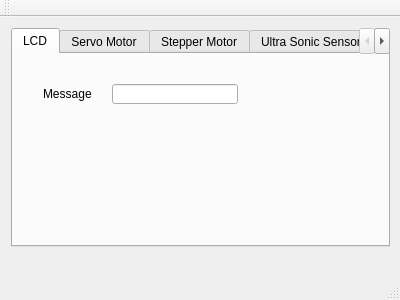
<?xml version="1.0" encoding="UTF-8"?>
<ui version="4.0">
 <class>MainWindow</class>
 <widget class="QMainWindow" name="MainWindow">
  <property name="geometry">
   <rect>
    <x>0</x>
    <y>0</y>
    <width>400</width>
    <height>300</height>
   </rect>
  </property>
  <property name="windowTitle">
   <string>Controller</string>
  </property>
  <widget class="QWidget" name="centralWidget">
   <widget class="QWidget" name="verticalLayoutWidget">
    <property name="geometry">
     <rect>
      <x>0</x>
      <y>0</y>
      <width>401</width>
      <height>241</height>
     </rect>
    </property>
    <layout class="QVBoxLayout" name="verticalLayout">
     <property name="sizeConstraint">
      <enum>QLayout::SetMinimumSize</enum>
     </property>
     <item>
      <widget class="QTabWidget" name="tabWidget">
       <property name="currentIndex">
        <number>0</number>
       </property>
       <widget class="QWidget" name="tab_5">
        <attribute name="title">
         <string>LCD</string>
        </attribute>
        <widget class="QWidget" name="gridLayoutWidget_5">
         <property name="geometry">
          <rect>
           <x>0</x>
           <y>0</y>
           <width>255</width>
           <height>80</height>
          </rect>
         </property>
         <layout class="QGridLayout" name="gridLayout_5">
          <property name="leftMargin">
           <number>30</number>
          </property>
          <property name="topMargin">
           <number>30</number>
          </property>
          <property name="rightMargin">
           <number>30</number>
          </property>
          <property name="bottomMargin">
           <number>30</number>
          </property>
          <property name="horizontalSpacing">
           <number>20</number>
          </property>
          <item row="0" column="1">
           <widget class="QLineEdit" name="lcdMsg">
            <property name="maxLength">
             <number>32</number>
            </property>
           </widget>
          </item>
          <item row="0" column="0">
           <widget class="QLabel" name="lcdMsgL">
            <property name="text">
             <string>Message</string>
            </property>
           </widget>
          </item>
         </layout>
        </widget>
       </widget>
       <widget class="QWidget" name="tab">
        <attribute name="title">
         <string>Servo Motor</string>
        </attribute>
        <widget class="QWidget" name="gridLayoutWidget">
         <property name="geometry">
          <rect>
           <x>0</x>
           <y>0</y>
           <width>381</width>
           <height>82</height>
          </rect>
         </property>
         <layout class="QGridLayout" name="gridLayout">
          <property name="leftMargin">
           <number>30</number>
          </property>
          <property name="topMargin">
           <number>30</number>
          </property>
          <property name="rightMargin">
           <number>30</number>
          </property>
          <property name="bottomMargin">
           <number>30</number>
          </property>
          <item row="0" column="1">
           <widget class="QSlider" name="servoSpeed">
            <property name="orientation">
             <enum>Qt::Horizontal</enum>
            </property>
           </widget>
          </item>
          <item row="0" column="0">
           <widget class="QLabel" name="servoPowerL">
            <property name="text">
             <string>Angle</string>
            </property>
           </widget>
          </item>
         </layout>
        </widget>
       </widget>
       <widget class="QWidget" name="tab_2">
        <attribute name="title">
         <string>Stepper Motor</string>
        </attribute>
        <widget class="QWidget" name="gridLayoutWidget_2">
         <property name="geometry">
          <rect>
           <x>0</x>
           <y>0</y>
           <width>381</width>
           <height>152</height>
          </rect>
         </property>
         <layout class="QGridLayout" name="gridLayout_2">
          <property name="leftMargin">
           <number>30</number>
          </property>
          <property name="topMargin">
           <number>30</number>
          </property>
          <property name="rightMargin">
           <number>30</number>
          </property>
          <property name="bottomMargin">
           <number>30</number>
          </property>
          <property name="horizontalSpacing">
           <number>30</number>
          </property>
          <property name="verticalSpacing">
           <number>20</number>
          </property>
          <item row="2" column="2">
           <widget class="QSlider" name="stepperSpeed">
            <property name="minimum">
             <number>2</number>
            </property>
            <property name="maximum">
             <number>20</number>
            </property>
            <property name="orientation">
             <enum>Qt::Horizontal</enum>
            </property>
           </widget>
          </item>
          <item row="0" column="2">
           <widget class="QCheckBox" name="stepperPower">
            <property name="text">
             <string/>
            </property>
           </widget>
          </item>
          <item row="1" column="0">
           <widget class="QLabel" name="stepperDirL">
            <property name="text">
             <string>Direction</string>
            </property>
           </widget>
          </item>
          <item row="0" column="0">
           <widget class="QLabel" name="stepperPowerL">
            <property name="text">
             <string>Power</string>
            </property>
           </widget>
          </item>
          <item row="2" column="0">
           <widget class="QLabel" name="stepperSpeedL">
            <property name="text">
             <string>Speed</string>
            </property>
           </widget>
          </item>
          <item row="1" column="2">
           <widget class="QCheckBox" name="checkBox">
            <property name="text">
             <string/>
            </property>
           </widget>
          </item>
         </layout>
        </widget>
       </widget>
       <widget class="QWidget" name="tab_3">
        <attribute name="title">
         <string>Ultra Sonic Sensor</string>
        </attribute>
        <widget class="QWidget" name="gridLayoutWidget_3">
         <property name="geometry">
          <rect>
           <x>0</x>
           <y>0</y>
           <width>381</width>
           <height>118</height>
          </rect>
         </property>
         <layout class="QGridLayout" name="gridLayout_3">
          <property name="leftMargin">
           <number>30</number>
          </property>
          <property name="topMargin">
           <number>30</number>
          </property>
          <property name="rightMargin">
           <number>30</number>
          </property>
          <property name="bottomMargin">
           <number>30</number>
          </property>
          <property name="horizontalSpacing">
           <number>30</number>
          </property>
          <property name="verticalSpacing">
           <number>20</number>
          </property>
          <item row="0" column="1">
           <widget class="QCheckBox" name="ultraPower">
            <property name="text">
             <string/>
            </property>
           </widget>
          </item>
          <item row="1" column="1">
           <widget class="QProgressBar" name="ultraDistance">
            <property name="maximum">
             <number>200</number>
            </property>
            <property name="value">
             <number>0</number>
            </property>
            <property name="format">
             <string>%p%</string>
            </property>
           </widget>
          </item>
          <item row="0" column="0">
           <widget class="QLabel" name="ultraPowerL">
            <property name="text">
             <string>Power</string>
            </property>
           </widget>
          </item>
          <item row="1" column="0">
           <widget class="QLabel" name="ultraDistanceL">
            <property name="text">
             <string>Distance</string>
            </property>
           </widget>
          </item>
         </layout>
        </widget>
       </widget>
       <widget class="QWidget" name="tab_4">
        <attribute name="title">
         <string>LED</string>
        </attribute>
        <widget class="QWidget" name="gridLayoutWidget_4">
         <property name="geometry">
          <rect>
           <x>0</x>
           <y>0</y>
           <width>381</width>
           <height>106</height>
          </rect>
         </property>
         <layout class="QGridLayout" name="gridLayout_4">
          <property name="leftMargin">
           <number>30</number>
          </property>
          <property name="topMargin">
           <number>30</number>
          </property>
          <property name="rightMargin">
           <number>30</number>
          </property>
          <property name="bottomMargin">
           <number>30</number>
          </property>
          <property name="horizontalSpacing">
           <number>30</number>
          </property>
          <property name="verticalSpacing">
           <number>20</number>
          </property>
          <item row="0" column="1">
           <widget class="QCheckBox" name="ledgPower">
            <property name="text">
             <string/>
            </property>
           </widget>
          </item>
          <item row="1" column="1">
           <widget class="QCheckBox" name="ledbPower">
            <property name="text">
             <string/>
            </property>
           </widget>
          </item>
          <item row="0" column="0">
           <widget class="QLabel" name="ledgPowerL">
            <property name="text">
             <string>Toggle Green LED</string>
            </property>
           </widget>
          </item>
          <item row="1" column="0">
           <widget class="QLabel" name="ledbPowerL">
            <property name="text">
             <string>Toggle Blue LED</string>
            </property>
           </widget>
          </item>
         </layout>
        </widget>
       </widget>
      </widget>
     </item>
    </layout>
   </widget>
  </widget>
  <widget class="QMenuBar" name="menuBar">
   <property name="geometry">
    <rect>
     <x>0</x>
     <y>0</y>
     <width>400</width>
     <height>21</height>
    </rect>
   </property>
  </widget>
  <widget class="QToolBar" name="mainToolBar">
   <attribute name="toolBarArea">
    <enum>TopToolBarArea</enum>
   </attribute>
   <attribute name="toolBarBreak">
    <bool>false</bool>
   </attribute>
  </widget>
  <widget class="QStatusBar" name="statusBar"/>
 </widget>
 <layoutdefault spacing="6" margin="11"/>
 <resources/>
 <connections/>
</ui>
